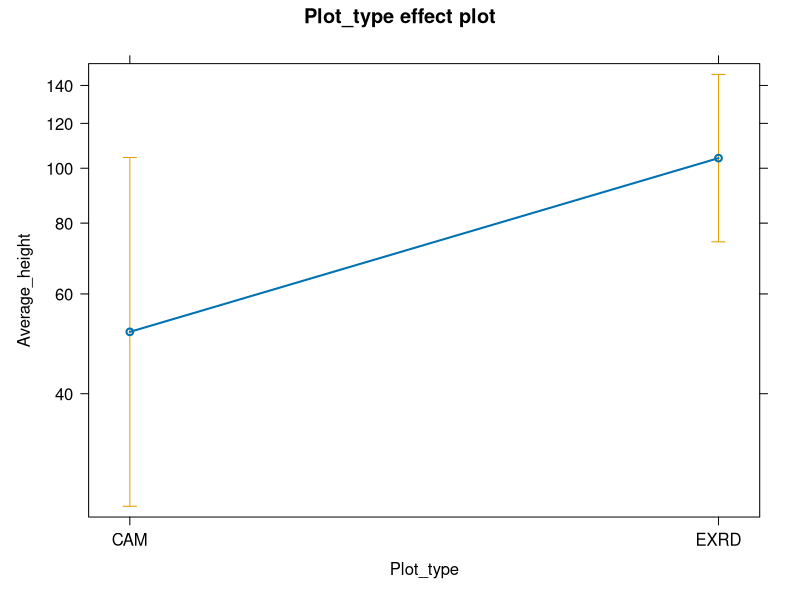

The R script that drew this image: (Note: this script raises an error after producing the figure.)

library(ggplot2)
library(dplyr)
library(effects)
##Amelanchier lamarckii

PlotsAM<- read.csv("PlotsAM.csv", fileEncoding = "UTF-8-BOM")
PlotsAM
BrowseAM <- cbind(PlotsAM$B1,PlotsAM$B0)


glm_plotAM <- glm(Average_height ~ Plot_type, family = quasipoisson(link = "log") ,data = PlotsAM)
summary(glm_plotAM)

glm_BrowseAM <- glm(Average_height ~ BrowseAM, family = quasipoisson(link = "log"), data = PlotsAM)
summary(glm_BrowseAM)

plot(allEffects(glm_plotAM))

glm_treesAM <- glm(Trees ~ Plot_type, family = quasipoisson(link = "log") ,data = PlotsAM)
summary(glm_treesAM)



ggplot(PlotsAM, aes(x = Plot_type, y = Average_height, fill = TREATMENT)) +
  geom_boxplot() +   scale_fill_manual(values = custom_colors) +
  labs(title = "Plot and treatment effect on average tree height of Amelanchier lamarckii", x = "Plot type",
       y = "Average Tree Height (cm)") +
  theme(panel.background = element_rect(),
        panel.grid = element_line(color = "light gray"),
        panel.border = element_blank())

ggplot(PlotsAM, aes(x = Plot_type, y = Trees, fill = TREATMENT)) +
  geom_boxplot() +   scale_fill_manual(values = custom_colors) +
  labs(title = "Plot and treatment effect on number of trees of Amelanchier lamarckii", x = "Plot type",
       y = "N Trees") +
  theme(panel.background = element_rect(),
        panel.grid = element_line(color = "light gray"),
        panel.border = element_blank())

## Betula pendula
PlotsBPE<- read.csv("PlotsBPE.csv", fileEncoding = "UTF-8-BOM")
PlotsBPE
BrowseBPE <- cbind(PlotsBPE$B1,PlotsBPE$B0)


glm_plotBPE <- glm(Average_height ~ Plot_type, family = quasipoisson(link = "log") ,data = PlotsBPE)
summary(glm_plotBPE)

glm_BrowseBPE <- glm(Average_height ~ BrowseBPE, family = quasipoisson(link = "log"), data = PlotsBPE)
summary(glm_BrowseBPE)

plot(allEffects(glm_plotBPE))

glm_treesBPE <- glm(Trees ~ Plot_type, family = quasipoisson(link = "log") ,data = PlotsBPE)
summary(glm_treesBPE)



ggplot(PlotsBPE, aes(x = Plot_type, y = Average_height, fill = TREATMENT)) +
  geom_boxplot() +   scale_fill_manual(values = custom_colors) +
  labs(title = "Plot and treatment effect on average tree height of Betula pendula", x = "Plot type",
       y = "Average Tree Height (cm)") +
  theme(panel.background = element_rect(),
        panel.grid = element_line(color = "light gray"),
        panel.border = element_blank())

ggplot(PlotsBPE, aes(x = Plot_type, y = Trees, fill = TREATMENT)) +
  geom_boxplot() +   scale_fill_manual(values = custom_colors) +
  labs(title = "Plot and treatment effect on number of trees of Betula pendula", x = "Plot type",
       y = "N Trees") +
  theme(panel.background = element_rect(),
        panel.grid = element_line(color = "light gray"),
        panel.border = element_blank())


## Betula pubescens
PlotsBPU<- read.csv("PlotsBPU.csv", fileEncoding = "UTF-8-BOM")
PlotsBPU
BrowseBPU <- cbind(PlotsBPU$B1,PlotsBPU$B0)


glm_plotBPU <- glm(Average_height ~ Plot_type, family = quasipoisson(link = "log") ,data = PlotsBPU)
summary(glm_plotBPU)

glm_BrowseBPU <- glm(Average_height ~ BrowseBPU, family = quasipoisson(link = "log"), data = PlotsBPU)
summary(glm_BrowseBPU)

plot(allEffects(glm_plotBPU))

glm_treesBPU <- glm(Trees ~ Plot_type, family = quasipoisson(link = "log") ,data = PlotsBPU)
summary(glm_treesBPU)


ggplot(PlotsBPU, aes(x = Plot_type, y = Average_height, fill = TREATMENT)) +
  geom_boxplot() +   scale_fill_manual(values = custom_colors) +
  labs(title = "Plot and treatment effect on average tree height of Betula pubescens", x = "Plot type",
       y = "Average Tree Height (cm)") +
  theme(panel.background = element_rect(),
        panel.grid = element_line(color = "light gray"),
        panel.border = element_blank())

ggplot(PlotsBPU, aes(x = Plot_type, y = Trees, fill = TREATMENT)) +
  geom_boxplot() +   scale_fill_manual(values = custom_colors) +
  labs(title = "Plot and treatment effect on number of trees of Betula pubescens", x = "Plot type",
       y = "N Trees") +
  theme(panel.background = element_rect(),
        panel.grid = element_line(color = "light gray"),
        panel.border = element_blank())


## Prunus serotina
PlotsPS<- read.csv("PlotsPS.csv", fileEncoding = "UTF-8-BOM")
PlotsPS
BrowsePS <- cbind(PlotsPS$B1,PlotsPS$B0)


glm_plotPS <- glm(Average_height ~ Plot_type, family = quasipoisson(link = "log") ,data = PlotsPS)
summary(glm_plotPS)

glm_BrowsePS <- glm(Average_height ~ BrowsePS, family = quasipoisson(link = "log"), data = PlotsPS)
summary(glm_BrowsePS)

plot(allEffects(glm_plotPS))

glm_treesPS <- glm(Trees ~ Plot_type, family = quasipoisson(link = "log") ,data = PlotsPS)
summary(glm_treesPS)


ggplot(PlotsPS, aes(x = Plot_type, y = Average_height, fill = TREATMENT)) +
  geom_boxplot() +   scale_fill_manual(values = custom_colors) +
  labs(title = "Plot and treatment effect on average tree height of Prunus serotina", x = "Plot type",
       y = "Average Tree Height (cm)") +
  theme(panel.background = element_rect(),
        panel.grid = element_line(color = "light gray"),
        panel.border = element_blank())

ggplot(PlotsPS, aes(x = Plot_type, y = Trees, fill = TREATMENT)) +
  geom_boxplot() +   scale_fill_manual(values = custom_colors) +
  labs(title = "Plot and treatment effect on number of trees of Prunus serotina", x = "Plot type",
       y = "N Trees") +
  theme(panel.background = element_rect(),
        panel.grid = element_line(color = "light gray"),
        panel.border = element_blank())


## Quercus robur
PlotsQR<- read.csv("PlotsQR.csv", fileEncoding = "UTF-8-BOM")
PlotsQR
BrowseQR <- cbind(PlotsQR$B1,PlotsQR$B0)


glm_plotQR <- glm(Average_height ~ Plot_type, family = quasipoisson(link = "log") ,data = PlotsQR)
summary(glm_plotQR)

glm_BrowseQR <- glm(Average_height ~ BrowseQR, family = quasipoisson(link = "log"), data = PlotsPS)
summary(glm_BrowseQR)

plot(allEffects(glm_plotQR))

glm_treesQR <- glm(Trees ~  Plot_type, family = quasipoisson(link = "log") ,data = PlotsQR)
summary(glm_treesQR)


ggplot(PlotsQR, aes(x = Plot_type, y = Average_height, fill = TREATMENT)) +
  geom_boxplot() +   scale_fill_manual(values = custom_colors) +
  labs(title = "Plot and treatment effect on average tree height of Quercus robur", x = "Plot type",
       y = "Average Tree Height (cm)") +
  theme(panel.background = element_rect(),
        panel.grid = element_line(color = "light gray"),
        panel.border = element_blank())

ggplot(PlotsQR, aes(x = Plot_type, y = Trees, fill = TREATMENT)) +
  geom_boxplot() +   scale_fill_manual(values = custom_colors) +
  labs(title = "Plot and treatment effect on number of trees of Quercus robur", x = "Plot type",
       y = "N Trees") +
  theme(panel.background = element_rect(),
        panel.grid = element_line(color = "light gray"),
        panel.border = element_blank())

## Rhamnus frangula
PlotsRF<- read.csv("PlotsRF.csv", fileEncoding = "UTF-8-BOM")
PlotsRF
BrowseRF <- cbind(PlotsRF$B1,PlotsRF$B0)


glm_plotRF <- glm(Average_height ~ Plot_type, family = quasipoisson(link = "log") ,data = PlotsRF)
summary(glm_plotRF)

glm_BrowseRF <- glm(Average_height ~ BrowseRF, family = quasipoisson(link = "log"), data = PlotsRF)
summary(glm_BrowseRF)

plot(allEffects(glm_plotRF))

glm_treesRF <- glm(Trees ~  Plot_type, family = quasipoisson(link = "log") ,data = PlotsRF)
summary(glm_treesRF)


ggplot(PlotsRF, aes(x = Plot_type, y = Average_height, fill = TREATMENT)) +
  geom_boxplot() +   scale_fill_manual(values = custom_colors) +
  labs(title = "Plot and treatment effect on average tree height of Rhamnus frangular", x = "Plot type",
       y = "Average Tree Height (cm)") +
  theme(panel.background = element_rect(),
        panel.grid = element_line(color = "light gray"),
        panel.border = element_blank())

ggplot(PlotsRF, aes(x = Plot_type, y = Trees, fill = TREATMENT)) +
  geom_boxplot() +   scale_fill_manual(values = custom_colors) +
  labs(title = "Plot and treatment effect on number of trees of Rhamnus frangula", x = "Plot type",
       y = "N Trees") +
  theme(panel.background = element_rect(),
        panel.grid = element_line(color = "light gray"),
        panel.border = element_blank())


## Sorbus aucuparia
PlotsSorbus<- read.csv("PlotsSorbus.csv", fileEncoding = "UTF-8-BOM")
PlotsSorbus
BrowseSorbus <- cbind(PlotsSorbus$B1,PlotsSorbus$B0)


glm_plotSorbus <- glm(Average_height ~ Plot_type, family = quasipoisson(link = "log") ,data = PlotsSorbus)
summary(glm_plotSorbus)

glm_BrowseSorbus <- glm(Average_height ~ BrowseSorbus, family = quasipoisson(link = "log"), data = PlotsSorbus)
summary(glm_BrowseSorbus)

plot(allEffects(glm_plotSorbus))

glm_treesSorbus <- glm(Trees ~  Plot_type, family = quasipoisson(link = "log") ,data = PlotsSorbus)
summary(glm_treesSorbus)


ggplot(PlotsSorbus, aes(x = Plot_type, y = Average_height, fill = TREATMENT)) +
  geom_boxplot() +   scale_fill_manual(values = custom_colors) +
  labs(title = "Plot and treatment effect on average tree height of Sorbus aucuparia", x = "Plot type",
       y = "Average Tree Height (cm)") +
  theme(panel.background = element_rect(),
        panel.grid = element_line(color = "light gray"),
        panel.border = element_blank())

ggplot(PlotsSorbus, aes(x = Plot_type, y = Trees, fill = TREATMENT)) +
  geom_boxplot() +   scale_fill_manual(values = custom_colors) +
  labs(title = "Plot and treatment effect on number of trees of Sorbus aucuparia", x = "Plot type",
       y = "N Trees") +
  theme(panel.background = element_rect(),
        panel.grid = element_line(color = "light gray"),
        panel.border = element_blank())


## Pinus sylvestris
PlotsPinus<- read.csv("PlotsPinus.csv", fileEncoding = "UTF-8-BOM")
PlotsPinus
BrowsePinus <- cbind(PlotsPinus$B1,PlotsPinus$B0)


glm_plotPinus <- glm(Average_height ~ Plot_type, family = quasipoisson(link = "log") ,data = PlotsPinus)
summary(glm_plotPinus)

glm_BrowsePinus <- glm(Average_height ~ BrowsePinus, family = quasipoisson(link = "log"), data = PlotsPinus)
summary(glm_BrowsePinus)

plot(allEffects(glm_plotPinus))

glm_treesPinus <- glm(Trees ~  Plot_type, family = quasipoisson(link = "log") ,data = PlotsPinus)
summary(glm_treesPinus)


ggplot(PlotsPinus, aes(x = Plot_type, y = Average_height, fill = TREATMENT)) +
  geom_boxplot() +   scale_fill_manual(values = custom_colors) +
  labs(title = "Plot and treatment effect on average tree height of Pinus sylvestris", x = "Plot type",
       y = "Average Tree Height (cm)") +
  theme(panel.background = element_rect(),
        panel.grid = element_line(color = "light gray"),
        panel.border = element_blank())

ggplot(PlotsPinus, aes(x = Plot_type, y = Trees, fill = TREATMENT)) +
  geom_boxplot() +   scale_fill_manual(values = custom_colors) +
  labs(title = "Plot and treatment effect on number of trees of Pinus sylvestris", x = "Plot type",
       y = "N Trees") +
  theme(panel.background = element_rect(),
        panel.grid = element_line(color = "light gray"),
        panel.border = element_blank())

## combining data
PlotsAM$Species <- "Amelanchier_lamarckii"
PlotsBPE$Species <- "Betula_pendula"
PlotsBPU$Species <- "Betula_pubescens"
PlotsPS$Species <- "Prunus_serotina"
PlotsQR$Species <- "Quercus_robur"
PlotsRF$Species <- "Rhamnus_frangula"
PlotsSorbus$Species <- "Sorbus_aucuparia"
PlotsPinus$Species <- "Pinus_sylvestris"

all_data_plots <- bind_rows(
  PlotsAM, PlotsBPE, PlotsBPU, PlotsPS, PlotsQR, PlotsRF, PlotsSorbus, PlotsPinus
)
all_data_plots

# Visualize the relationship between plot type and height

ggplot(all_data_plots, aes(x = Plot_type, y = Average_height, fill = TREATMENT)) +
  geom_boxplot() +   scale_fill_manual(values = custom_colors) +
  labs(title = "Plot type effect on average tree height", x = "Plot type",
       y = "Average Tree Height")+
  guides(fill = "none") +
  theme(panel.background = element_rect(),
        panel.grid = element_line(color = "light gray"),
        panel.border = element_blank())

## species seperately
# Define order of species shown in plot
desired_order_ploteffect <- c("Amelanchier_lamarckii", "Betula_pendula", "Betula_pubescens", "Prunus_serotina", "Quercus_robur", "Rhamnus_frangula", "Sorbus_aucuparia", "Pinus_sylvestris")

# Define colours
plot_colour <- c("CAM" = "#FF0000", "EXRD" = "#008000")

# Plot boxplots
ggplot(all_data_plots, aes(x = factor(Species, levels = desired_order_ploteffect), y = Average_height, color = Plot_type))+
  geom_boxplot() +   scale_color_manual(values = plot_colour) +labs(x = "Species",
                                                                     y = "Average Tree Height (cm)")
